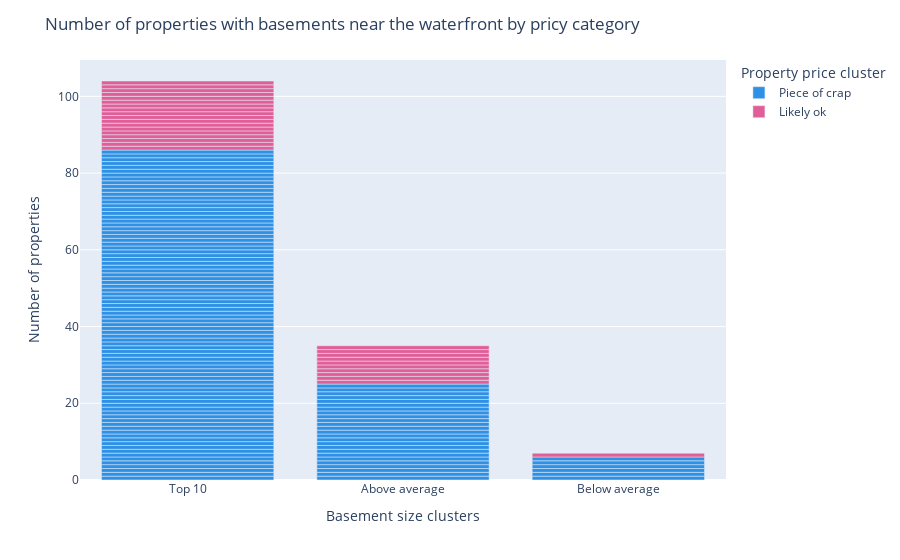

Notebook source saved alongside this figure:
### Code cell
# renovation status - refine if time is left - renovation indicator needs finer granularity
# Plot Number of waterfront objects with renovation status and pricetags
#sortingf1 = dfviz.groupby('basement_sizes_string')['basement_sizes_int'].count().sort_values(ascending=False)
plt.figure(figsize=(15,5)) # specify figure size
f1x = px.bar(hypo1_waterfront, x='price_tag_house',color='renovation_indicator',color_discrete_sequence=px.colors.qualitative.Dark24) # create countplot // order='sortingf1'
f1x.update_layout(title="Number of properties with basements near the waterfront by pricy category",
    xaxis_title="Basement size clusters",
    yaxis_title="Number of properties",
    legend_title="Property price cluster",
)
f1x.update_xaxes(categoryorder='array', categoryarray= ['xsmall','small','medium','large','xlarge'])
f1x.show()

### Figure 1 — Plotly figure (JSON) as saved in the notebook; plotly's stock layout.template omitted (floating-point values rounded to 4 significant figures)
{"data": [{"alignmentgroup": "True", "hovertemplate": "renovation_indicator=Piece of crap<br>price_tag_house=%{x}<br>count=%{y}<extra></extra>", "legendgroup": "Piece of crap", "marker": {"color": "#2E91E5", "pattern": {"shape": ""}}, "name": "Piece of crap", "offsetgroup": "Piece of crap", "orientation": "v", "showlegend": true, "textposition": "auto", "type": "bar", "x": ["Top 10", "Top 10", "Top 10", "Top 10", "Above average", "Above average", "Top 10", "Top 10", "Top 10", "Above average", "Top 10", "Top 10", "Top 10", "Top 10", "Top 10", "Top 10", "Top 10", "Top 10", "Top 10", "Top 10", "Top 10", "Top 10", "Top 10", "Top 10", "Above average", "Top 10", "Top 10", "Top 10", "Top 10", "Top 10", "Top 10", "Top 10", "Top 10", "Top 10", "Above average", "Top 10", "Top 10", "Above average", "Above average", "Top 10", "Top 10", "Top 10", "Top 10", "Top 10", "Top 10", "Top 10", "Top 10", "Below average", "Top 10", "Above average", "Below average", "Top 10", "Below average", "Top 10", "Top 10", "Above average", "Top 10", "Top 10", "Top 10", "Top 10", "Above average", "Top 10", "Top 10", "Top 10", "Above average", "Top 10", "Below average", "Above average", "Top 10", "Above average", "Top 10", "Above average", "Above average", "Top 10", "Top 10", "Top 10", "Above average", "Top 10", "Top 10", "Above average", "Top 10", "Top 10", "Top 10", "Above average", "Top 10", "Top 10", "Top 10", "Above average", "Above average", "Top 10", "Top 10", "Top 10", "Top 10", "Above average", "Above average", "Above average", "Below average", "Top 10", "Above average", "Top 10", "Top 10", "Above average", "Top 10", "Top 10", "Top 10", "Top 10", "Top 10", "Below average", "Top 10", "Top 10", "Top 10", "Top 10", "Top 10", "Top 10", "Top 10", "Top 10", "Top 10"], "xaxis": "x", "y": [1, 1, 1, 1, 1, 1, 1, 1, 1, 1, 1, 1, 1, 1, 1, 1, 1, 1, 1, 1, 1, 1, 1, 1, 1, 1, 1, 1, 1, 1, 1, 1, 1, 1, 1, 1, 1, 1, 1, 1, 1, 1, 1, 1, 1, 1, 1, 1, 1, 1, 1, 1, 1, 1, 1, 1, 1, 1, 1, 1, 1, 1, 1, 1, 1, 1, 1, 1, 1, 1, 1, 1, 1, 1, 1, 1, 1, 1, 1, 1, 1, 1, 1, 1, 1, 1, 1, 1, 1, 1, 1, 1, 1, 1, 1, 1, 1, 1, 1, 1, 1, 1, 1, 1, 1, 1, 1, 1, 1, 1, 1, 1, 1, 1, 1, 1, 1], "yaxis": "y"}, {"alignmentgroup": "True", "hovertemplate": "renovation_indicator=Likely ok<br>price_tag_house=%{x}<br>count=%{y}<extra></extra>", "legendgroup": "Likely ok", "marker": {"color": "#E15F99", "pattern": {"shape": ""}}, "name": "Likely ok", "offsetgroup": "Likely ok", "orientation": "v", "showlegend": true, "textposition": "auto", "type": "bar", "x": ["Top 10", "Below average", "Top 10", "Top 10", "Top 10", "Top 10", "Above average", "Above average", "Top 10", "Above average", "Top 10", "Top 10", "Top 10", "Top 10", "Top 10", "Top 10", "Top 10", "Above average", "Above average", "Above average", "Above average", "Top 10", "Top 10", "Above average", "Top 10", "Top 10", "Above average", "Top 10", "Above average"], "xaxis": "x", "y": [1, 1, 1, 1, 1, 1, 1, 1, 1, 1, 1, 1, 1, 1, 1, 1, 1, 1, 1, 1, 1, 1, 1, 1, 1, 1, 1, 1, 1], "yaxis": "y"}], "layout": {"barmode": "relative", "legend": {"title": {"text": "Property price cluster"}, "tracegroupgap": 0}, "margin": {"t": 60}, "title": {"text": "Number of properties with basements near the waterfront by pricy category"}, "xaxis": {"anchor": "y", "categoryarray": ["xsmall", "small", "medium", "large", "xlarge"], "categoryorder": "array", "domain": [0, 1], "title": {"text": "Basement size clusters"}}, "yaxis": {"anchor": "x", "domain": [0, 1], "title": {"text": "Number of properties"}}}}
